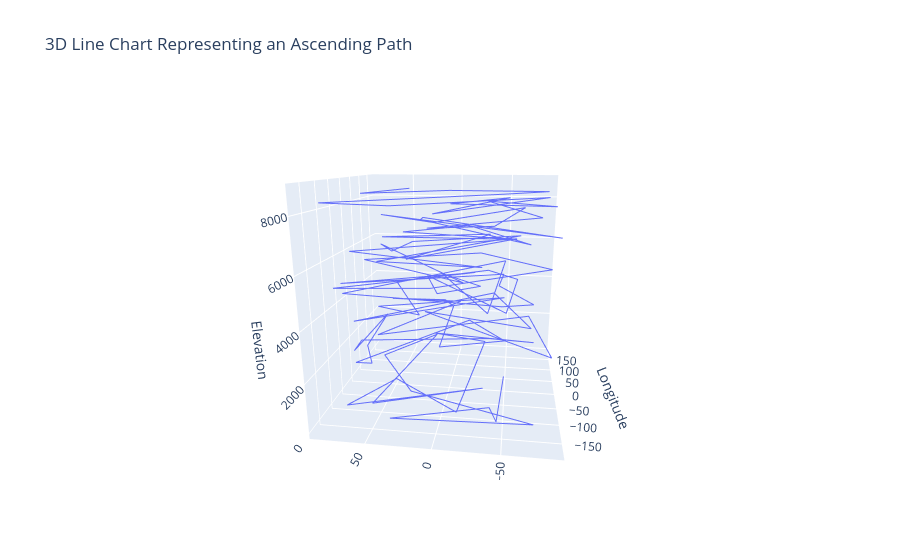

The cell this chart's notebook holds for it:
### Code cell
df_sorted = df.sort_values(by='Elevation')

fig = px.line_3d(df_sorted, x='Longitude', y='Latitude', z='Elevation',
                 title='3D Line Chart Representing an Ascending Path')
fig.show()
